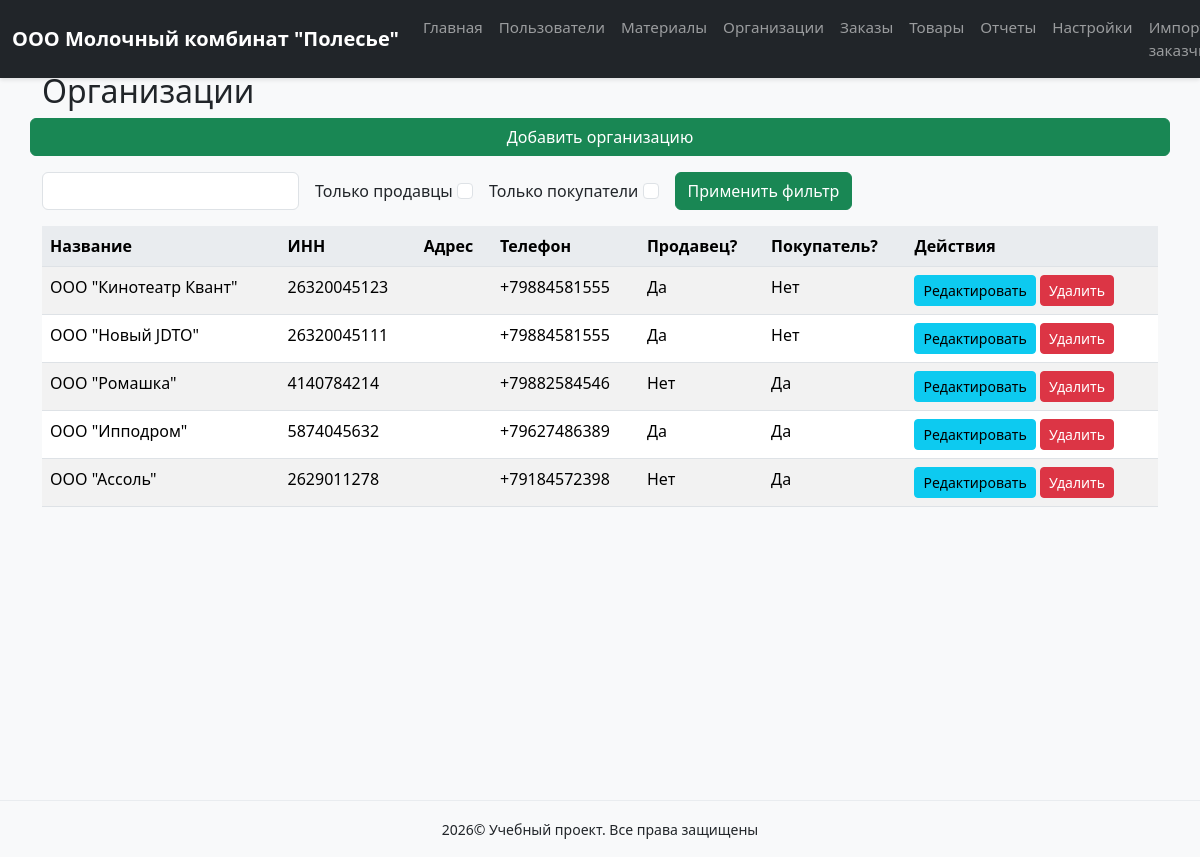
Page /organizations (signed in) on the committed database.
### models.py (models this page shows, shortened)
class Organization(db.Model):
    __tablename__ = 'organizations'
    id = db.Column(db.Integer, primary_key=True)
    name = db.Column(db.String(100), nullable=False)
    inn = db.Column(db.String(12), unique=True, nullable=False)
    address = db.Column(db.String(200), nullable=False)
    phone = db.Column(db.String(20), nullable=False)
    salesman = db.Column(db.Boolean, default=False)
    buyer = db.Column(db.Boolean, default=False)
    created_at = db.Column(db.DateTime, default=datetime.utcnow)
    updated_at = db.Column(db.DateTime, onupdate=datetime.utcnow)

### routes.py (the view, shortened to what this page needs)
@main_bp.route('/organizations', methods=['GET', 'POST'])
@login_required
def organizations_list():
    filter_form = FilterOrganizationsForm()
    query = Organization.query
    filtered_organizations = query.all()
    return render_template('organizations.html', organizations=filtered_organizations, filter_form=filter_form)

### forms.py
class FilterOrganizationsForm(FlaskForm):
    search_query = StringField('Поиск по названию организации:', validators=[Optional()])
    salesman_filter = BooleanField('Только продавцы', default=False)
    buyer_filter = BooleanField('Только покупатели', default=False)
    submit = SubmitField('Применить фильтр')

### app.py (called while the page is built)
def create_app():
    app = Flask(__name__)
    app.config.from_object('config.DevelopmentConfig')
    app.jinja_env.globals.update(enumerate=enumerate)
    db.init_app(app)
    login_manager.init_app(app)
    login_manager.login_view = 'main.login'
    with app.app_context():
        from models import User
        @login_manager.user_loader
        def load_user(user_id):
            return db.session.get(User, int(user_id))
        from routes import main_bp
        app.register_blueprint(main_bp)
        @app.errorhandler(404)
        def not_found_error(error):
            return render_template('errors/404.html'), 404
        @app.errorhandler(500)
        def internal_error(error):
            db.session.rollback()
            return render_template('errors/500.html'), 500
        db.create_all()
        create_admin_user()
    return app

### templates/organizations.html (shortened to what this page needs)
{% extends "base.html" %}
{% block content %}
<div class="row justify-content-between align-items-center mb-3">
    <h2>Организации</h2>
    <a href="{{ url_for('main.add_organization') }}" class="btn btn-primary">Добавить организацию</a>
</div>
<form method="post" class="mb-3">
    <div class="row g-3 align-items-center">
        <div class="col-auto">
            {{ filter_form.search_query(class="form-control") }}
        </div>
        <div class="col-auto">
            {{ filter_form.salesman_filter.label(class="form-check-label") }}
            {{ filter_form.salesman_filter(class="form-check-input") }}
        </div>
        <div class="col-auto">
            {{ filter_form.buyer_filter.label(class="form-check-label") }}
            {{ filter_form.buyer_filter(class="form-check-input") }}
        </div>
        <div class="col-auto">
            {{ filter_form.submit(class="btn btn-primary") }}
        </div>
    </div>
</form>
<table class="table table-striped">
    <thead>
        <tr>
            <th>Название</th>
            <th>ИНН</th>
            <th>Адрес</th>
            <th>Телефон</th>
            <th>Продавец?</th>
            <th>Покупатель?</th>
            <th>Действия</th>
        </tr>
    </thead>
    <tbody>
        {% for org in organizations %}
            <tr>
                <td>{{ org.name }}</td>
                <td>{{ org.inn }}</td>
                <td>{{ org.address }}</td>
                <td>{{ org.phone }}</td>
                <td>{{ 'Да' if org.salesman else 'Нет' }}</td>
                <td>{{ 'Да' if org.buyer else 'Нет' }}</td>
                <td>
                    <a href="{{ url_for('main.edit_organization', id=org.id) }}" class="btn btn-info btn-sm">Редактировать</a>
                    <button type="button" class="btn btn-danger btn-sm"
                            data-bs-toggle="modal"
                            data-bs-target="#deleteModal{{ org.id }}">
                        Удалить
                    </button>
                </td>
            </tr>
        {% endfor %}
    </tbody>
</table>
{% endblock %}

### static/css/style.css (style rules this page uses)
html, body { height: 100%; font-family: 'Segoe UI', Tahoma, Geneva, Verdana, sans-serif; background-color: #f8f9fa; margin: 0; padding: 0; }
.btn-primary { background-color: #198754; border-color: #198754; }
.table th { background-color: #e9ecef; font-weight: 600; }

### rows in the picture
Organization: name "ООО \"Кинотеатр Квант\"", inn "26320045123", phone "+79884581555", salesman "Да", buyer "Нет"
Organization: name "ООО \"Новый JDTO\"", inn "26320045111", phone "+79884581555", salesman "Да", buyer "Нет"
Organization: name "ООО \"Ромашка\"", inn "4140784214", phone "+79882584546", salesman "Нет", buyer "Да"
Organization: name "ООО \"Ипподром\"", inn "5874045632", phone "+79627486389", salesman "Да", buyer "Да"
Organization: name "ООО \"Ассоль\"", inn "2629011278", phone "+79184572398", salesman "Нет", buyer "Да"

### other values in the picture
{{ filter_form.salesman_filter.label(class="form-check-label") }} "Только продавцы"
{{ filter_form.buyer_filter.label(class="form-check-label") }} "Только покупатели"
